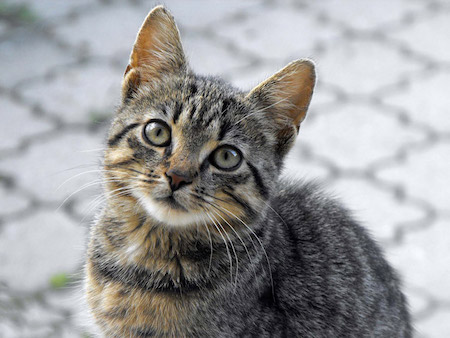
#> input picture prof.jpg, 450 x 338 px
$ python tryme.py
#> lines starting #> are read from the running program, lines starting #| are printed output that depends on the picture; after the words box and inside, x2 and y2 are one past the last pixel; in counts of white or black regions, pixels touching at a corner belong together
import cv2
import numpy as np

fname = "prof.jpg"   # ←　任意の画像ファイルに変更せよ
# カラー画像としてイメージを読み込み
src = cv2.imread(fname,cv2.IMREAD_COLOR)  # cv2.IMREAD_COLOR = 1
#> src is the input picture: shape (338, 450, 3); mean B, G, R 156.7, 156.1, 156.4

# 入力画像と同サイズの8ビット、１プレーン分の容器を用意
(height,width,_) = src.shape
#> height = 338; width = 450
img1 = np.zeros((height,width),np.uint8)
img2 = img1.copy()
img3 = img1.copy()
srcGray = img1.copy()

# 入力画像と同形式の出力画像用の容器を用意
out = src.copy()

# カラー画像をグレイスケール画像へ変換
srcGray = cv2.cvtColor(src,cv2.COLOR_BGR2GRAY)
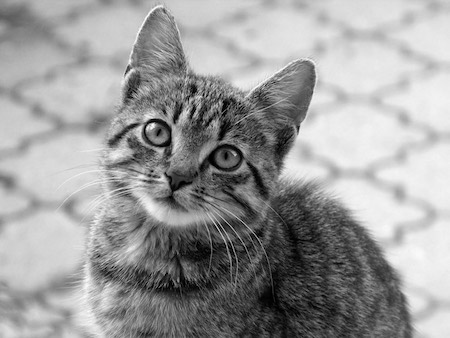
#> srcGray: shape (338, 450); min 0, max 253, mean 156.4

# グレー画像をガウシアンフィルタで平滑化
srcGray = cv2.GaussianBlur(srcGray,(5,5),1)

thres = 90
offset = 10
# ２種類のしきい値処理で2値化
# 27行目〜35行目を次のように修正
def show(wname,img):
    cv2.namedWindow(wname,cv2.WINDOW_KEEPRATIO)
    cv2.imshow(wname,img)

def on_changeX(x):
    global thres
    thres = x
    gosei()

def on_changeY(y):
    global offset
    offset = y
    gosei()

def gosei():
    ret,img1 = cv2.threshold(srcGray,thres,255,cv2.THRESH_BINARY)
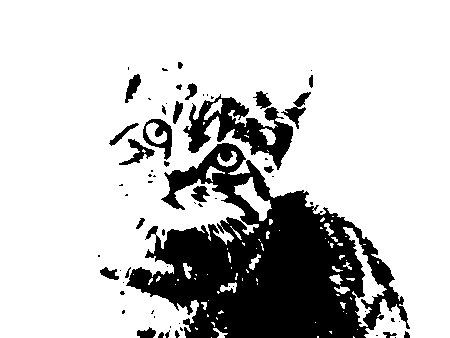
#> img1: shape (338, 450); 78.2% white; 65 black regions (39 under 20 px), largest, box (x1, y1, x2, y2) and area: (126, 143, 410, 338) 26992, (183, 94, 293, 170) 3125, (143, 119, 172, 160) 512
#> ret = 90
    img2 = cv2.adaptiveThreshold(srcGray,255,cv2.ADAPTIVE_THRESH_MEAN_C,cv2.THRESH_BINARY, 11, offset)
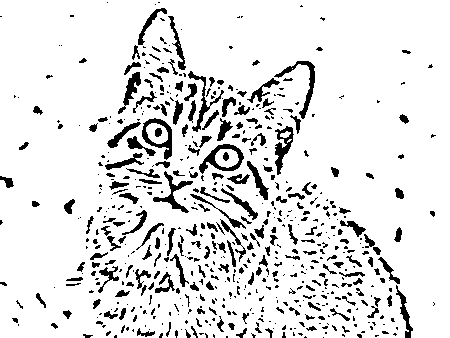
#> img2: shape (338, 450); 88.7% white; 593 black regions (382 under 20 px), largest, box (x1, y1, x2, y2) and area: (199, 144, 244, 174) 462, (142, 118, 172, 160) 440, (274, 61, 315, 119) 423
    img3 = cv2.bitwise_and(img1,img2)
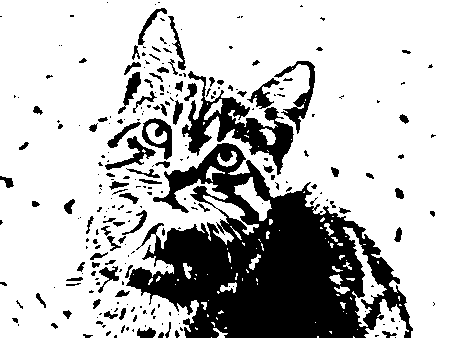
#> img3: shape (338, 450); 74.1% white; 257 black regions (171 under 20 px), largest, box (x1, y1, x2, y2) and area: (126, 143, 413, 338) 27838, (182, 71, 294, 175) 3403, (274, 61, 315, 134) 754
    out = cv2.cvtColor(img3,cv2.COLOR_GRAY2BGR)
    out = cv2.bitwise_and(out,src)
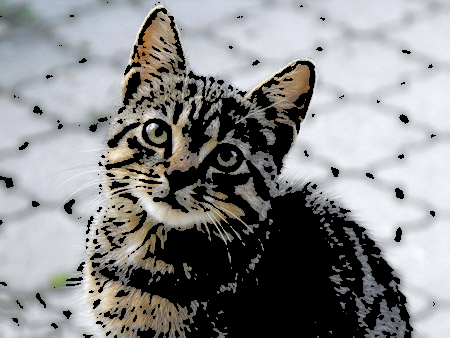
#> out: shape (338, 450, 3); mean B, G, R 139.4, 138.6, 138.2
    show("Threshold",img1)
    show("Adaptive",img2)
    show("And",img3)
    show("Image",out)

gosei()

cv2.createTrackbar("Threshold","Threshold",thres,255, on_changeX)
cv2.createTrackbar("Offset","Adaptive",offset,10,on_changeY)

show("Threshold",img1)
show("Adaptive",img2)
show("And",img3)
show("Image",out)

cv2.waitKey(0)
cv2.destroyAllWindows()

$ run again, with Polaroid.jpg copied over prof.jpg
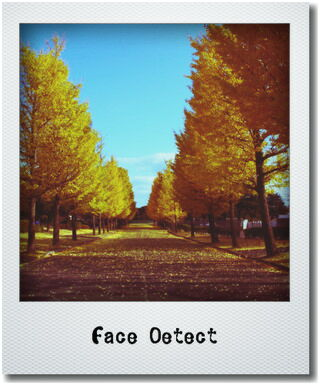
#> input picture Polaroid.jpg, 320 x 385 px
#> src is the input picture: shape (385, 320, 3); mean B, G, R 135.8, 147.3, 151.1
#> in gosei, `ret,img1 = cv2.threshold(srcGray,thres,255,cv2.THRESH_BINARY)`:
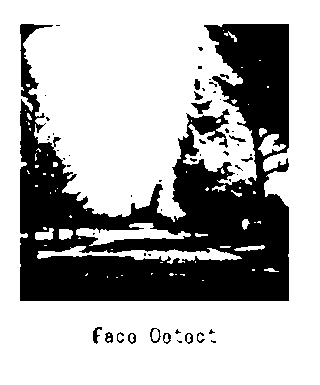
#> img1: shape (385, 320); 68.6% white; 53 black regions (37 under 20 px), largest, box (x1, y1, x2, y2) and area: (20, 24, 289, 301) 37707, (191, 100, 212, 114) 130, (93, 327, 102, 344) 73
#> ret = 90
#> img2: shape (385, 320); 84.1% white; 375 black regions (283 under 20 px), largest, box (x1, y1, x2, y2) and area: (19, 23, 290, 302) 6476, (5, 5, 316, 381) 4093, (102, 167, 172, 232) 1108
#> img3: shape (385, 320); 61.7% white; 157 black regions (121 under 20 px), largest, box (x1, y1, x2, y2) and area: (19, 23, 290, 302) 40099, (5, 5, 316, 381) 4093, (185, 71, 213, 114) 343
#> in gosei, `out = cv2.bitwise_and(out,src)`:
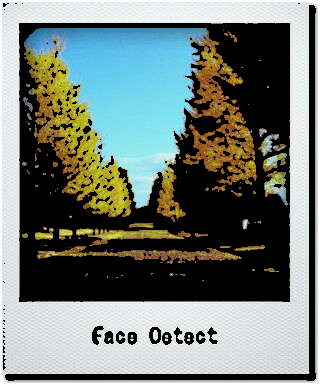
#> out: shape (385, 320, 3); mean B, G, R 117.5, 124, 114.8
